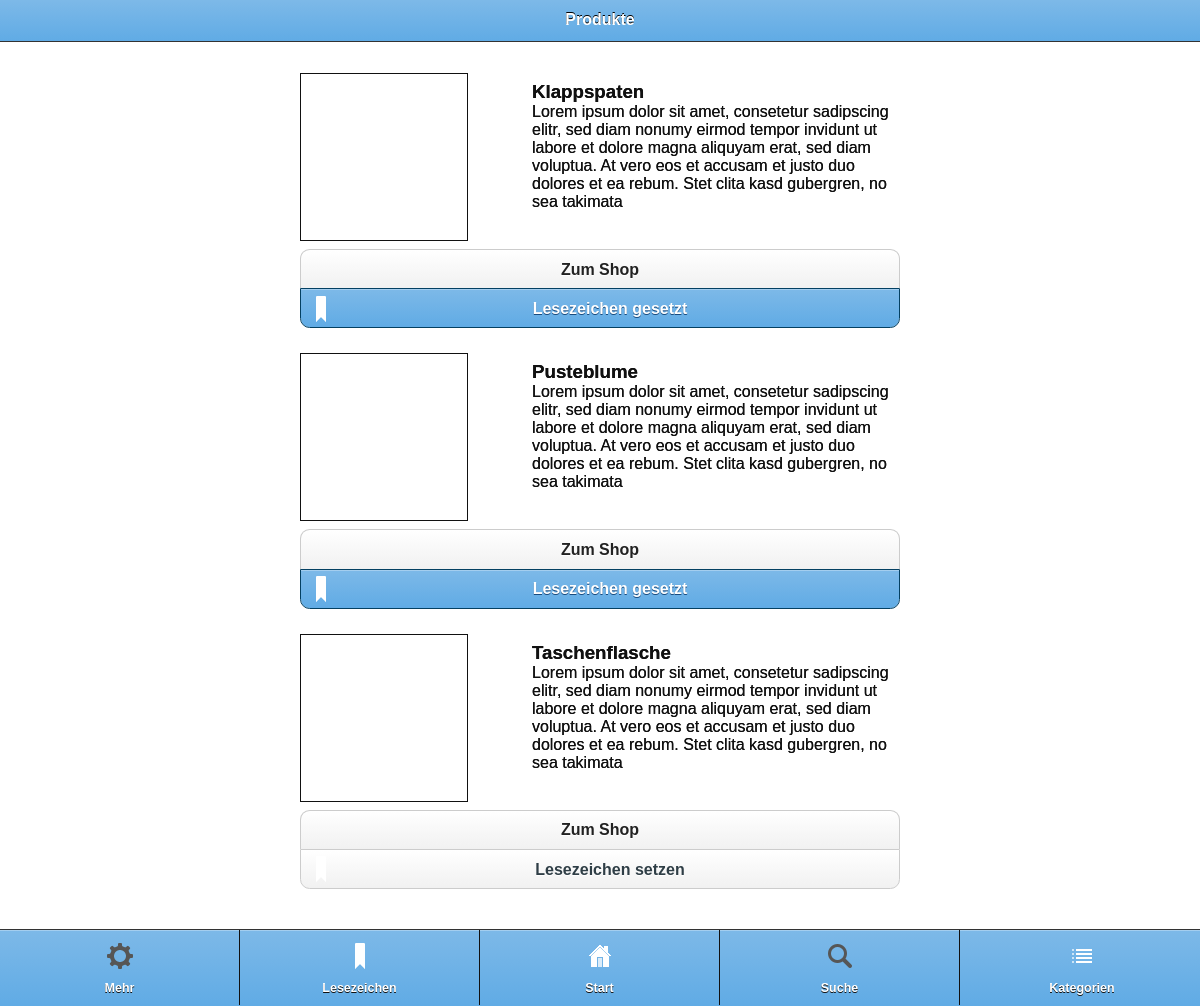
Screenshot of /Code/products.php with the database file from the repository.
### tables this page shows
CREATE TABLE IF NOT EXISTS `tbl_product` (
  `product_id` int(11) NOT NULL AUTO_INCREMENT,
  `katalog_name` varchar(30) NOT NULL,
  `product_name` varchar(30) NOT NULL,
  `description` tinytext NOT NULL,
  `bookmarked` int(11) NOT NULL,
  PRIMARY KEY (`product_id`),
  UNIQUE KEY `katalog_name` (`katalog_name`,`product_name`)
);

### Code/products.php (the view, shortened to what this page needs)
<!DOCTYPE html>
<html>
<head>
    <link rel="stylesheet"  href="css/jquery.mobile-1.3.1.css">
    <link rel="stylesheet"  href="css/jquery.mobile.theme-1.3.1.css">
</head>
<body>
<?php
                require_once ('db.php');
?>
<div data-role="page" id ="product-page">
	<div data-role="header" data-position="fixed">
		<h1>Produkte</h1>
	</div>
	<div data-role="content">
            <div class="generalContainer">
            <?php
                $sqlProducts = 'SELECT product_name, katalog_name, description, bookmarked FROM tbl_product';
                $queryProducts = $db->prepare($sqlProducts);
                $queryProducts->execute();
                $rowProducts = $queryProducts->fetchAll();
                foreach($rowProducts as $product){
                  echo '
                  <div class="productContainer">
                  <div class="pic">
                   </div>
                   <div class="description">
                   <h3>'.$product['product_name'].'</h3>
                   <p>
                        '.$product['description'].'
                   </p>
		</div>
                   <div class="buttonGroup clearfix" data-role="controlgroup" >
                    <a href="http://www.mediamarkt.de/" target="_blank" data-role="button" >Zum Shop</a>';
                if ($product['bookmarked'] == 1)
                    echo '<a id="'.$product['product_name'].'" class="bookmark unset" href="" data-icon="custom" data-theme="b" data-role="button" > Lesezeichen gesetzt</a>';
                else if ($product['bookmarked'] == 0)
                    echo '<a id="'.$product['product_name'].'" class="bookmark set" data-theme="c" href="" data-icon="custom" data-role="button" > Lesezeichen setzen </a>';
                echo '
                </div>
                </div>';
                }
            ?>
        </div>
    </div>
	<div data-role="footer" data-id="footer_1" data-position="fixed"  >
	<div data-role="navbar">
		<ul>
	    <li><a id="mehr" data-corners="false" data-shadow="false" data-transition="fade" data-icon="custom" data-iconpos="top"  href="">Mehr</a></li>
	    <li><a id="bookmark" data-corners="false" data-shadow="false" data-transition="fade" data-icon="custom" data-iconpos="top" href="bookmarks.php">Lesezeichen</a></li>
		<li><a id="home" data-corners="false" data-shadow="false" data-transition="fade" data-icon="custom" data-iconpos="top"  href="catalogs.php">Start</a></li>
		<li><a id="search" data-corners="false" data-shadow="false" data-transition="fade" data-icon="custom" data-iconpos="top" href="">Suche</a></li>
		<li><a id="categories" data-corners="false" data-shadow="false" data-transition="fade" data-icon="custom" data-iconpos="top"   href="categories.php">Kategorien</a></li>
		</ul>
	</div>
	</div>
</div>
</body>
</html>

### rows the page displays
tbl_product: product_name "Klappspaten", description "Lorem ipsum dolor sit amet, consetetur sadipscing elitr, sed diam nonumy eirmod tempor invidunt ut labore et dolore magna aliquyam erat, sed diam voluptua. At vero eos et accusam et justo duo dolores et ea rebum. Stet clita kasd gubergren, no sea takimata"
tbl_product: product_name "Pusteblume", description "Lorem ipsum dolor sit amet, consetetur sadipscing elitr, sed diam nonumy eirmod tempor invidunt ut labore et dolore magna aliquyam erat, sed diam voluptua. At vero eos et accusam et justo duo dolores et ea rebum. Stet clita kasd gubergren, no sea takimata"
tbl_product: product_name "Taschenflasche", description "Lorem ipsum dolor sit amet, consetetur sadipscing elitr, sed diam nonumy eirmod tempor invidunt ut labore et dolore magna aliquyam erat, sed diam voluptua. At vero eos et accusam et justo duo dolores et ea rebum. Stet clita kasd gubergren, no sea takimata"
